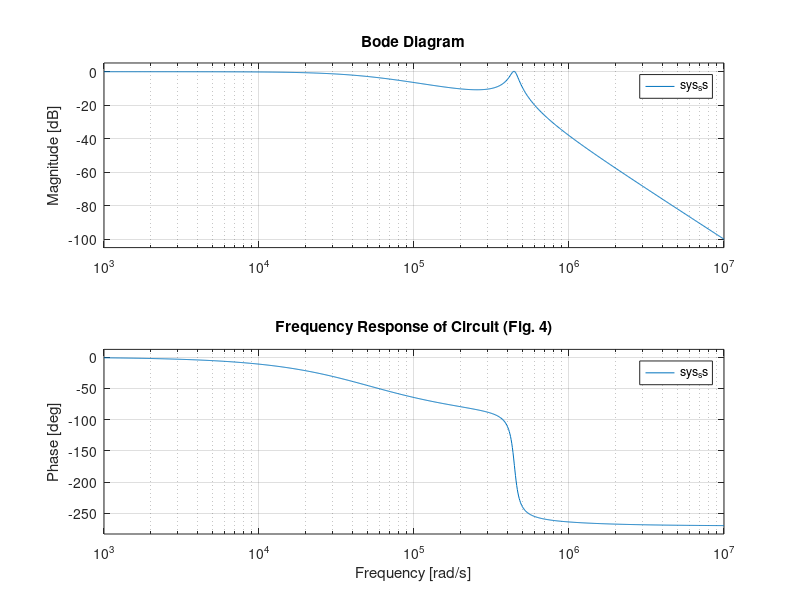

Here is the MATLAB script that generated this plot:
% Define component values
R = 100;
L = 1e-3;
C = 10e-9;

% Define state-space matrices
A = [0, 0, -1/L; 0, -R/L, 1/L; 1/C, -1/C, 0];
B = [1/L; 0; 0];
C_out = [0, R, 0];
D = [0];

% Create state-space system
sys_ss = ss(A, B, C_out, D);

% Plot frequency response (Bode plot)
bode(sys_ss);
grid on;
title('Frequency Response of Circuit (Fig. 4)');
